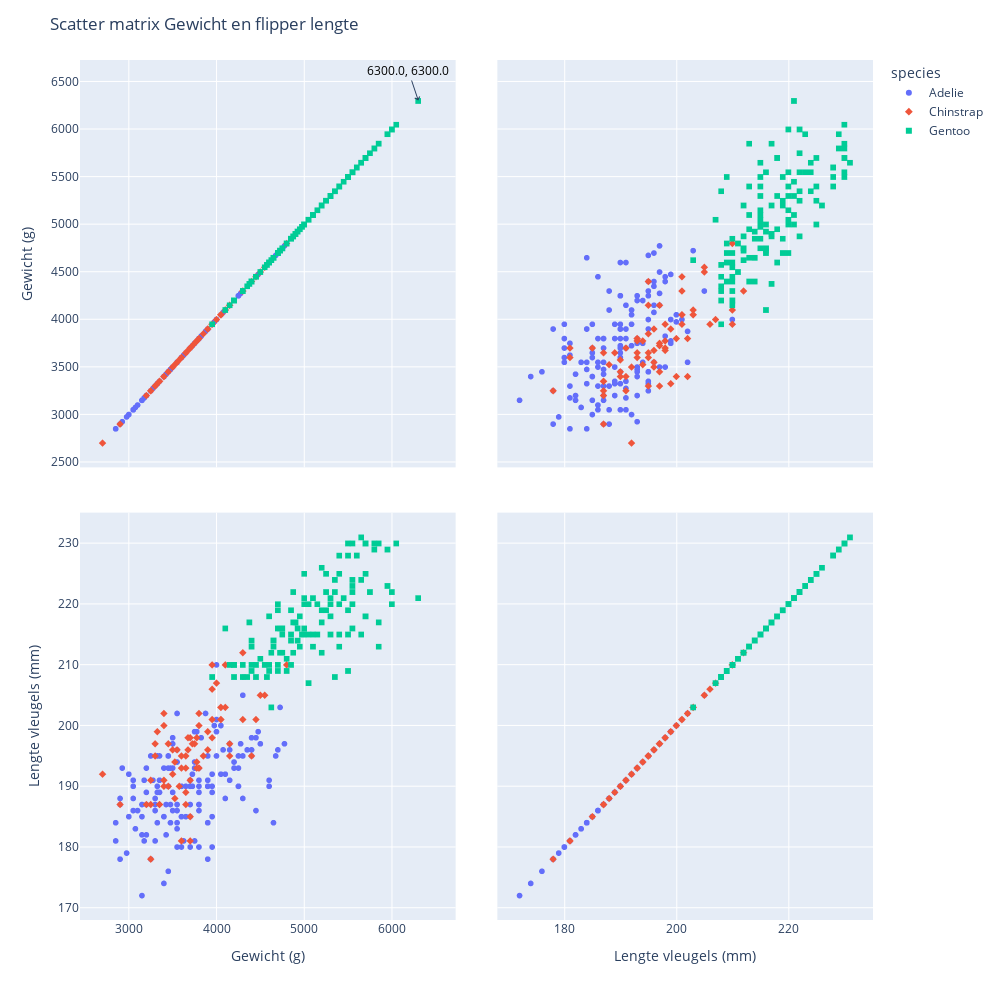

The code cell stored with this chart in its notebook:
### Markdown cell above
We zijn nu benieuwd naar de relatie tussen het gewicht en de vleugelgrootte per pinguinsoort. Maak een spreidingsdiagram van de twee variabelen. Dit kan met de plotly.express module `scatter_matrix`. Voldoe aan de volgende eisen.

* Geef elk soort een eigen kleur en markeervorm. (denk aan rondjes, sterretjes en plusjes)
* Zet `height` parameter op geschikte `int`, zodat de hoogte ongeveer 2 keer zo veel is als de `default`.
* Geef de visualusatie geschikte titels. (boven, en x- en y-assen)

Zit je in klas 1:
* Voeg een annotatie zonder pijl toe met de huidige datum en tijd boven aan de figuur. Gebruik hiervoor y: 1.05, en x: 0.5 

Zit je in klas 2:
* Voeg een annotatie met pijl toe aan de grafiek linksboven om het maximum aan te geven met (evt. handmatig aangegeven) hoeveel de waarde is van het maximum

Zit je in klas 3:
* Voeg een annotatie zonder pijl toe met de mediane waardes van het gewicht van elke soort onder aan de figuur met gewicht.  

Zit je in klas 4:
* Voeg een cirkel toe waarbij je de Gentoo waardes omcirkelt in de rechterbovenste grafiek.

### Code cell
from datetime import datetime

dim=['body_mass_g', 'flipper_length_mm']

fig = px.scatter_matrix(data_frame=df,
                        dimensions=dim,
                        color='species',
                        symbol="species",
                        labels={'body_mass_g':'Gewicht (g)',
                                'flipper_length_mm':'Lengte vleugels (mm)'})

arrow_annotation= dict(
    x=df['body_mass_g'].max(), y=df['body_mass_g'].max(), text=str(df['body_mass_g'].max()) + ', ' + str(df['body_mass_g'].max()),
    font=dict(color="black"), showarrow=True, arrowhead=4
)


# Add an annotation and show
timestamp = datetime.now()
fig.update_layout(width=1000,
    height=1000,
    annotations=[arrow_annotation],
    title='Scatter matrix Gewicht en flipper lengte')
fig.show()

### Figure 1 — Plotly figure (JSON) as saved in the notebook; plotly's stock layout.template omitted (floating-point values rounded to 4 significant figures; data arrays with more than 128 entries replaced by an {"elided": "..."} marker saying what was removed)
{"data": [{"dimensions": [{"axis": {"matches": true}, "label": "Gewicht (g)", "values": {"elided": "152 int values"}}, {"axis": {"matches": true}, "label": "Lengte vleugels (mm)", "values": {"elided": "152 int values"}}], "hovertemplate": "species=Adelie<br>%{xaxis.title.text}=%{x}<br>%{yaxis.title.text}=%{y}<extra></extra>", "legendgroup": "Adelie", "marker": {"color": "#636efa", "symbol": "circle"}, "name": "Adelie", "showlegend": true, "type": "splom"}, {"dimensions": [{"axis": {"matches": true}, "label": "Gewicht (g)", "values": [3500, 3900, 3650, 3525, 3725, 3950, 3250, 3750, 4150, 3700, 3800, 3775, 3700, 4050, 3575, 4050, 3300, 3700, 3450, 4400, 3600, 3400, 2900, 3800, 3300, 4150, 3400, 3800, 3700, 4550, 3200, 4300, 3350, 4100, 3600, 3900, 3850, 4800, 2700, 4500, 3950, 3650, 3550, 3500, 3675, 4450, 3400, 4300, 3250, 3675, 3325, 3950, 3600, 4050, 3350, 3450, 3250, 4050, 3800, 3525, 3950, 3650, 3650, 4000, 3400, 3775, 4100, 3775]}, {"axis": {"matches": true}, "label": "Lengte vleugels (mm)", "values": [192, 196, 193, 188, 197, 198, 178, 197, 195, 198, 193, 194, 185, 201, 190, 201, 197, 181, 190, 195, 181, 191, 187, 193, 195, 197, 200, 200, 191, 205, 187, 201, 187, 203, 195, 199, 195, 210, 192, 205, 210, 187, 196, 196, 196, 201, 190, 212, 187, 198, 199, 201, 193, 203, 187, 197, 191, 203, 202, 194, 206, 189, 195, 207, 202, 193, 210, 198]}], "hovertemplate": "species=Chinstrap<br>%{xaxis.title.text}=%{x}<br>%{yaxis.title.text}=%{y}<extra></extra>", "legendgroup": "Chinstrap", "marker": {"color": "#EF553B", "symbol": "diamond"}, "name": "Chinstrap", "showlegend": true, "type": "splom"}, {"dimensions": [{"axis": {"matches": true}, "label": "Gewicht (g)", "values": [4500, 5700, 4450, 5700, 5400, 4550, 4800, 5200, 4400, 5150, 4650, 5550, 4650, 5850, 4200, 5850, 4150, 6300, 4800, 5350, 5700, 5000, 4400, 5050, 5000, 5100, 4100, 5650, 4600, 5550, 5250, 4700, 5050, 6050, 5150, 5400, 4950, 5250, 4350, 5350, 3950, 5700, 4300, 4750, 5550, 4900, 4200, 5400, 5100, 5300, 4850, 5300, 4400, 5000, 4900, 5050, 4300, 5000, 4450, 5550, 4200, 5300, 4400, 5650, 4700, 5700, 4650, 5800, 4700, 5550, 4750, 5000, 5100, 5200, 4700, 5800, 4600, 6000, 4750, 5950, 4625, 5450, 4725, 5350, 4750, 5600, 4600, 5300, 4875, 5550, 4950, 5400, 4750, 5650, 4850, 5200, 4925, 4875, 4625, 5250, 4850, 5600, 4975, 5500, 4725, 5500, 4700, 5500, 4575, 5500, 5000, 5950, 4650, 5500, 4375, 5850, 4875, 6000, 4925, null, 4850, 5750, 5200, 5400]}, {"axis": {"matches": true}, "label": "Lengte vleugels (mm)", "values": [211, 230, 210, 218, 215, 210, 211, 219, 209, 215, 214, 216, 214, 213, 210, 217, 210, 221, 209, 222, 218, 215, 213, 215, 215, 215, 216, 215, 210, 220, 222, 209, 207, 230, 220, 220, 213, 219, 208, 208, 208, 225, 210, 216, 222, 217, 210, 225, 213, 215, 210, 220, 210, 225, 217, 220, 208, 220, 208, 224, 208, 221, 214, 231, 219, 230, 214, 229, 220, 223, 216, 221, 221, 217, 216, 230, 209, 220, 215, 223, 212, 221, 212, 224, 212, 228, 218, 218, 212, 230, 218, 228, 212, 224, 214, 226, 216, 222, 203, 225, 219, 228, 215, 228, 216, 215, 210, 219, 208, 209, 216, 229, 213, 230, 217, 230, 217, 222, 214, null, 215, 222, 212, 213]}], "hovertemplate": "species=Gentoo<br>%{xaxis.title.text}=%{x}<br>%{yaxis.title.text}=%{y}<extra></extra>", "legendgroup": "Gentoo", "marker": {"color": "#00cc96", "symbol": "square"}, "name": "Gentoo", "showlegend": true, "type": "splom"}], "layout": {"annotations": [{"arrowhead": 4, "font": {"color": "black"}, "showarrow": true, "text": "6300.0, 6300.0", "x": 6300, "y": 6300}], "dragmode": "select", "height": 1000, "legend": {"title": {"text": "species"}, "tracegroupgap": 0}, "margin": {"t": 60}, "title": {"text": "Scatter matrix Gewicht en flipper lengte"}, "width": 1000}}
